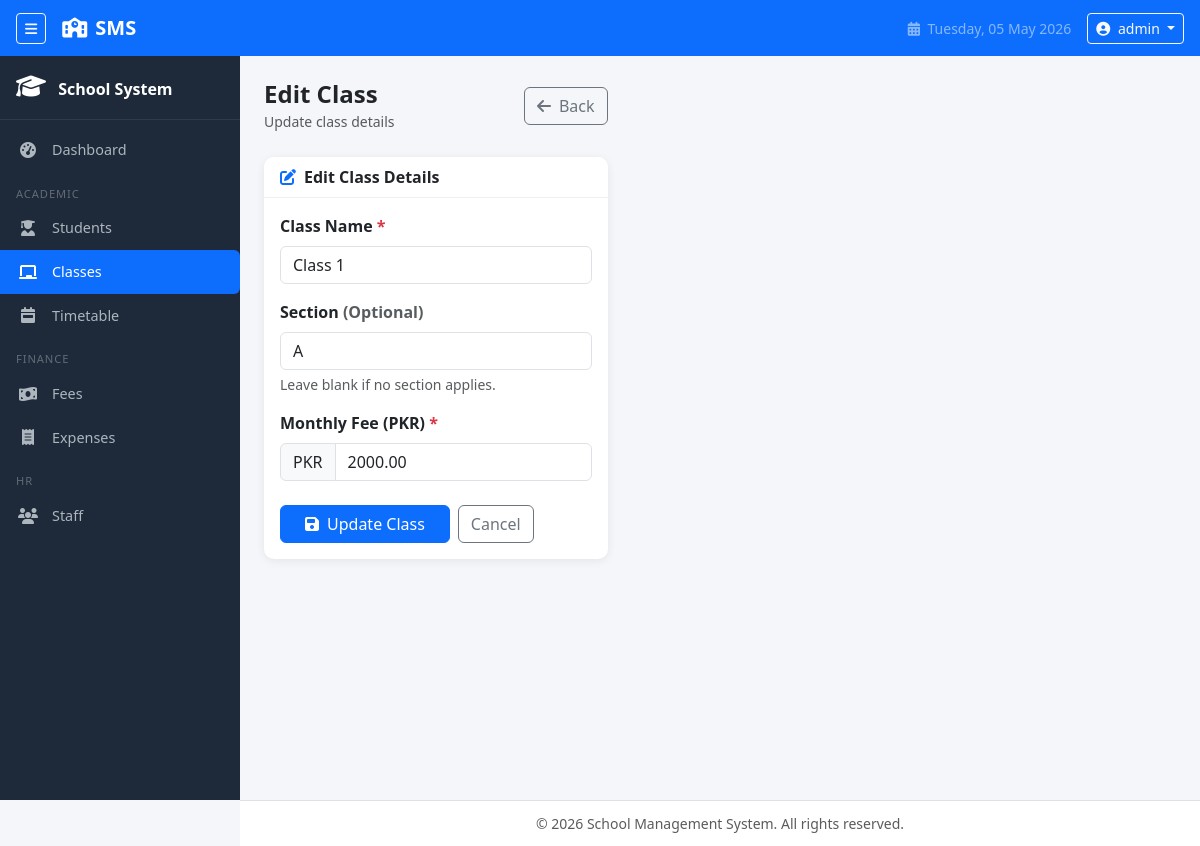
Page /modules/classes/edit.php?id=1 (signed in) on the committed database.
### tables this page shows
CREATE TABLE IF NOT EXISTS classes (
    id          INT(11)         NOT NULL AUTO_INCREMENT,
    name        VARCHAR(100)    NOT NULL,            
    section     VARCHAR(10)     DEFAULT NULL,        
    fee         DECIMAL(10,2)   NOT NULL DEFAULT 0.00,
    created_at  TIMESTAMP       NOT NULL DEFAULT CURRENT_TIMESTAMP,
    PRIMARY KEY (id)
);

### modules/classes/edit.php (the view, shortened to what this page needs)
<?php
require_once '../../includes/header.php';
require_once '../../includes/sidebar.php';
require_once '../../config/db.php';
$id = (int)($_GET['id'] ?? 0);
$stmt = mysqli_prepare($conn, "SELECT * FROM classes WHERE id = ? LIMIT 1");
mysqli_stmt_bind_param($stmt, "i", $id);
mysqli_stmt_execute($stmt);
$class = mysqli_fetch_assoc(mysqli_stmt_get_result($stmt));
$input  = [
    'name'    => $class['name'],
    'section' => $class['section'] ?? '',
    'fee'     => $class['fee'],
];
?>
<div class="d-flex align-items-center justify-content-between mb-4">
    <div>
        <h4 class="fw-bold mb-0">Edit Class</h4>
        <small class="text-muted">Update class details</small>
    </div>
    <a href="index.php" class="btn btn-outline-secondary">
        <i class="fas fa-arrow-left me-2"></i>Back
    </a>
</div>
<div class="card" style="max-width:560px;">
    <div class="card-header">
        <i class="fas fa-edit me-2 text-primary"></i>Edit Class Details
    </div>
    <div class="card-body">
        <form action="edit.php?id=<?= $id ?>" method="POST">
            <div class="mb-3">
                <label class="form-label fw-semibold">
                    Class Name <span class="text-danger">*</span>
                </label>
                <input
                    type="text"
                    name="name"
                    class="form-control"
                    placeholder="e.g. Class 1, Grade 5"
                    value="<?= htmlspecialchars($input['name']) ?>"
                    required
                >
            </div>
            <div class="mb-3">
                <label class="form-label fw-semibold">Section <span class="text-muted">(Optional)</span></label>
                <input
                    type="text"
                    name="section"
                    class="form-control"
                    placeholder="e.g. A, B"
                    maxlength="10"
                    value="<?= htmlspecialchars($input['section']) ?>"
                >
                <div class="form-text">Leave blank if no section applies.</div>
            </div>
            <div class="mb-4">
                <label class="form-label fw-semibold">
                    Monthly Fee (PKR) <span class="text-danger">*</span>
                </label>
                <div class="input-group">
                    <span class="input-group-text">PKR</span>
                    <input
                        type="number"
                        name="fee"
                        class="form-control"
                        min="0"
                        step="0.01"
                        value="<?= htmlspecialchars($input['fee']) ?>"
                        required
                    >
                </div>
            </div>
            <div class="d-flex gap-2">
                <button type="submit" class="btn btn-primary px-4">
                    <i class="fas fa-save me-2"></i>Update Class
                </button>
                <a href="index.php" class="btn btn-outline-secondary">Cancel</a>
            </div>
        </form>
    </div>
</div>
<?php require_once '../../includes/footer.php'; ?>

### assets/css/style.css (style rules this page uses)
:root { --sidebar-width: 240px; --sidebar-collapsed: 68px; --navbar-height: 56px; --sidebar-bg: #1e2a3a; --sidebar-hover: #2c3e50; --sidebar-active: #0d6efd; --sidebar-text: #adb5bd; --sidebar-text-active: #ffffff; }
body { background-color: #f4f6f9; padding-top: var(--navbar-height); font-family: 'Segoe UI', sans-serif; }
.card { border: none; border-radius: 10px; box-shadow: 0 2px 10px rgba(0,0,0,0.07); }
.card-header { background-color: #fff; border-bottom: 1px solid #f0f0f0; font-weight: 600; border-radius: 10px 10px 0 0 !important; }

### rows in the picture
classes: name "Class 1", section "A", fee "2000.00"

### other values in the picture
$_SESSION['admin_username'] "admin"
